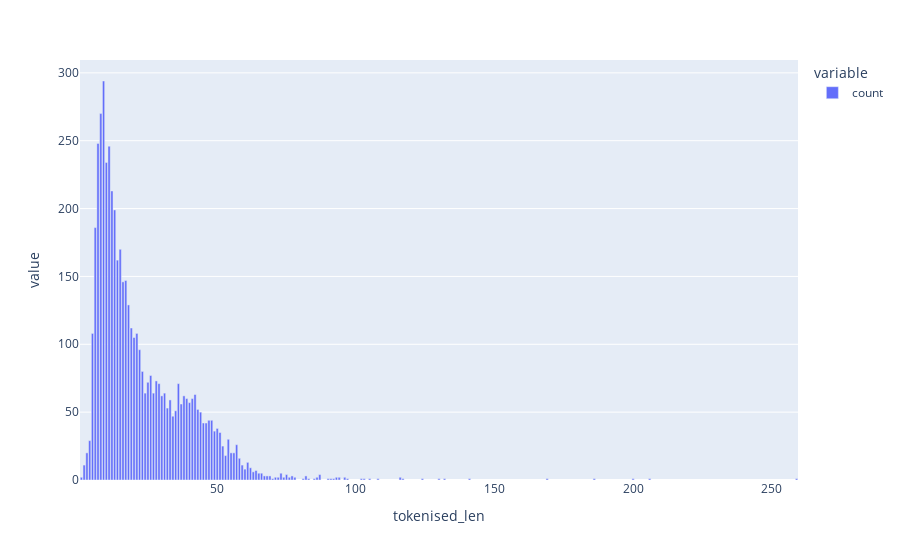

Notebook source saved alongside this figure:
### Code cell
fig = px.bar(token_counts)
fig.show()

### Figure 1 — Plotly figure (JSON) as saved in the notebook; plotly's stock layout.template omitted (floating-point values rounded to 4 significant figures)
{"data": [{"hovertemplate": "variable=count<br>tokenised_len=%{x}<br>value=%{y}<extra></extra>", "legendgroup": "count", "marker": {"color": "#636efa", "pattern": {"shape": ""}}, "name": "count", "orientation": "v", "showlegend": true, "textposition": "auto", "type": "bar", "x": [9, 8, 7, 11, 10, 12, 13, 6, 15, 14, 17, 16, 18, 19, 5, 21, 20, 22, 23, 26, 28, 25, 36, 29, 31, 27, 24, 42, 30, 38, 39, 41, 33, 40, 37, 32, 43, 35, 44, 34, 47, 48, 45, 46, 50, 49, 51, 54, 4, 57, 52, 3, 56, 55, 53, 58, 61, 59, 2, 62, 60, 64, 63, 73, 65, 66, 75, 87, 68, 82, 77, 69, 67, 96, 76, 71, 93, 86, 74, 72, 94, 116, 1, 78, 206, 70, 83, 102, 103, 259, 169, 90, 97, 108, 200, 130, 141, 117, 85, 132, 124, 186, 91, 92, 105, 81], "xaxis": "x", "y": [294, 270, 248, 246, 234, 213, 199, 186, 170, 162, 147, 146, 129, 112, 108, 108, 105, 96, 80, 77, 73, 72, 71, 71, 64, 64, 64, 63, 62, 62, 60, 60, 59, 57, 56, 53, 52, 51, 50, 47, 44, 44, 42, 42, 38, 36, 35, 30, 29, 26, 25, 20, 20, 20, 18, 16, 13, 11, 11, 9, 8, 7, 6, 5, 5, 5, 4, 4, 3, 3, 3, 3, 3, 2, 2, 2, 2, 2, 2, 2, 2, 2, 2, 2, 1, 1, 1, 1, 1, 1, 1, 1, 1, 1, 1, 1, 1, 1, 1, 1, 1, 1, 1, 1, 1, 1], "yaxis": "y"}], "layout": {"barmode": "relative", "legend": {"title": {"text": "variable"}, "tracegroupgap": 0}, "margin": {"t": 60}, "xaxis": {"anchor": "y", "domain": [0, 1], "title": {"text": "tokenised_len"}}, "yaxis": {"anchor": "x", "domain": [0, 1], "title": {"text": "value"}}}}
